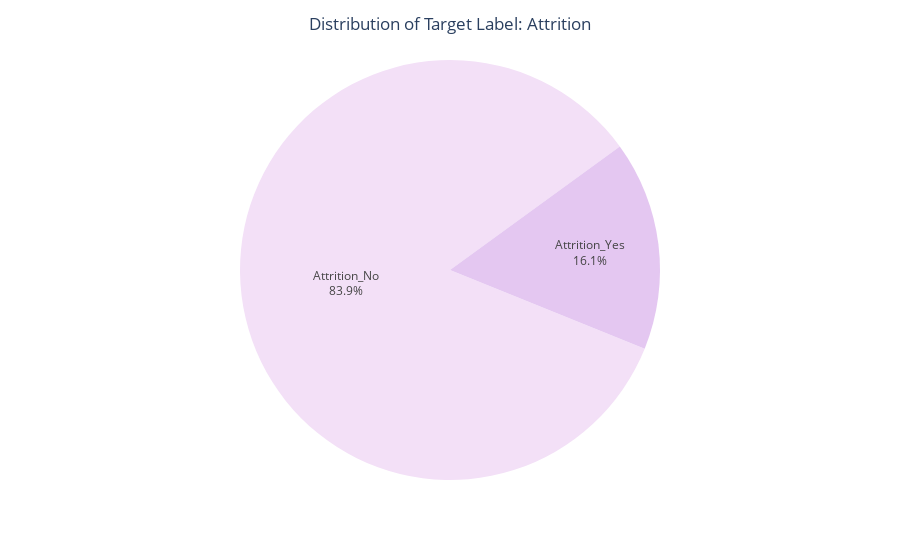

Source (notebook cell):
### Code cell
attrition = model_data['Attrition'].value_counts()
attrition.index = ['Attrition_No', 'Attrition_Yes']

fig = px.pie(attrition, values=attrition.values, names=attrition.index, 
             color_discrete_sequence=px.colors.sequential.Purp)

fig.update_traces(textposition='inside', textinfo='label+percent', rotation=112)
fig.update_layout(showlegend=False, title_text='Distribution of Target Label: Attrition', title_x=0.5)
fig.show()

### Figure 1 — Plotly figure (JSON) as saved in the notebook; plotly's stock layout.template omitted (floating-point values rounded to 4 significant figures)
{"data": [{"domain": {"x": [0, 1], "y": [0, 1]}, "hovertemplate": "index=%{label}<br>value=%{value}<extra></extra>", "labels": ["Attrition_No", "Attrition_Yes"], "legendgroup": "", "name": "", "rotation": 112, "showlegend": true, "textinfo": "label+percent", "textposition": "inside", "type": "pie", "values": [1233, 237]}], "layout": {"legend": {"tracegroupgap": 0}, "margin": {"t": 60}, "piecolorway": ["rgb(243, 224, 247)", "rgb(228, 199, 241)", "rgb(209, 175, 232)", "rgb(185, 152, 221)", "rgb(159, 130, 206)", "rgb(130, 109, 186)", "rgb(99, 88, 159)"], "showlegend": false, "title": {"text": "Distribution of Target Label: Attrition", "x": 0.5}}}
